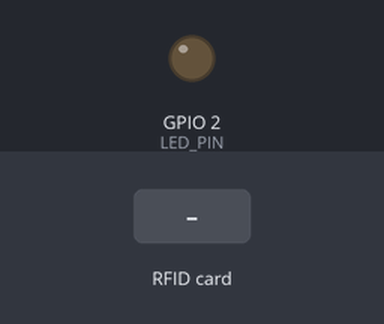
Simulated run of this sketch. Board: ESP32. Parts: output pins drawn as LEDs (lit = HIGH). The inputs (shaded band) are chosen by the test bench. WiFi joins after 1.5 s; servers stay silent unless stated; uploads are accepted with an empty reply; what the sketch prints to the serial monitor is not drawn.

Above: at 3.3 s.
3.4 s: RFID card 5E 7A 19 C4 held to the reader
At 3.8 s:
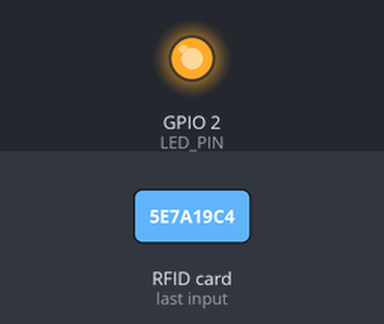
Timing chart, 0 to 6.4 s (numbered marks = the images above; inputs shaded):
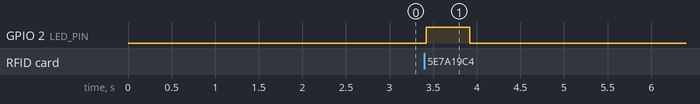

Measured:
- after the input at 3.4 s, GPIO 2 (LED_PIN): LOW → HIGH at once, → LOW 0.50 s later

The sketch:

pointeuse.ino
```cpp
#include <SPI.h>
#include <MFRC522.h>
#include <WiFi.h>
#include <HTTPClient.h>

#define SS_PIN  5
#define RST_PIN 4
#define LED_PIN 2

// ---- À MODIFIER ----
const char* WIFI_SSID = "SFR_F2CF";
const char* WIFI_PASS = "b43wf8svw9d5u3x4sz4s";                 // remets ton mot de passe
const char* API_URL   = "http://192.168.1.213:8000/api/scan"; // IP du PC qui fait tourner le serveur
const char* ZONE      = "Salle serveur";

// ---- IP FIXE DE L'ESP32 (à adapter) ----
IPAddress local_IP(192, 168, 1, 150);   // l'IP que tu veux donner à l'ESP32 (doit être libre)
IPAddress gateway(192, 168, 1, 254);    // passerelle du réseau Wi-Fi
IPAddress subnet(255, 255, 255, 0);
IPAddress dns(192, 168, 1, 254);

MFRC522 rfid(SS_PIN, RST_PIN);

String nuidToString();   // déclaration de la fonction utilitaire

void setup() {
  Serial.begin(9600);
  delay(500);

  pinMode(LED_PIN, OUTPUT);
  digitalWrite(LED_PIN, LOW);

  SPI.begin();
  rfid.PCD_Init();
  delay(100);

  // Configuration de l'IP fixe (avant WiFi.begin)
  if (!WiFi.config(local_IP, gateway, subnet, dns)) {
    Serial.println("Echec config IP fixe");
  }

  // Connexion Wi-Fi
  WiFi.begin(WIFI_SSID, WIFI_PASS);
  Serial.print("Connexion Wi-Fi");
  while (WiFi.status() != WL_CONNECTED) { delay(500); Serial.print("."); }
  Serial.print("\nIP ESP32 : ");
  Serial.println(WiFi.localIP());
  Serial.print("Passerelle : ");
  Serial.println(WiFi.gatewayIP());
  Serial.println(String("API : ") + API_URL);
}

void loop() {
  if (!rfid.PICC_IsNewCardPresent()) return;
  if (!rfid.PICC_ReadCardSerial())   return;

  // Lecture réussie : LED 500 ms
  digitalWrite(LED_PIN, HIGH);
  delay(500);
  digitalWrite(LED_PIN, LOW);

  // Envoi du NUID au serveur
  String nuid = nuidToString();
  Serial.println("NUID : " + nuid);

  if (WiFi.status() == WL_CONNECTED) {
    HTTPClient http;
    http.begin(API_URL);
    http.addHeader("Content-Type", "application/json");
    String body = "{\"nuid\":\"" + nuid + "\",\"zone\":\"" + ZONE + "\"}";
    int code = http.POST(body);
    Serial.printf("HTTP %d (%s) : %s\n", code, http.errorToString(code).c_str(), http.getString().c_str());
    http.end();
  } else {
    Serial.println("Wi-Fi deconnecte");
  }

  rfid.PICC_HaltA();
  rfid.PCD_StopCrypto1();
  delay(1000);   // évite d'envoyer plusieurs fois le même passage
}

/**
 * Fonction utilitaire pour extraire le NUID sous forme de String de la
 * variable globale rfid. */
String nuidToString() {
  String s = "";
  for (byte i = 0; i < rfid.uid.size; i++) {
    if (rfid.uid.uidByte[i] < 0x10) s += "0";
    s += String(rfid.uid.uidByte[i], HEX);
  }
  s.toUpperCase();
  return s;
}
```
